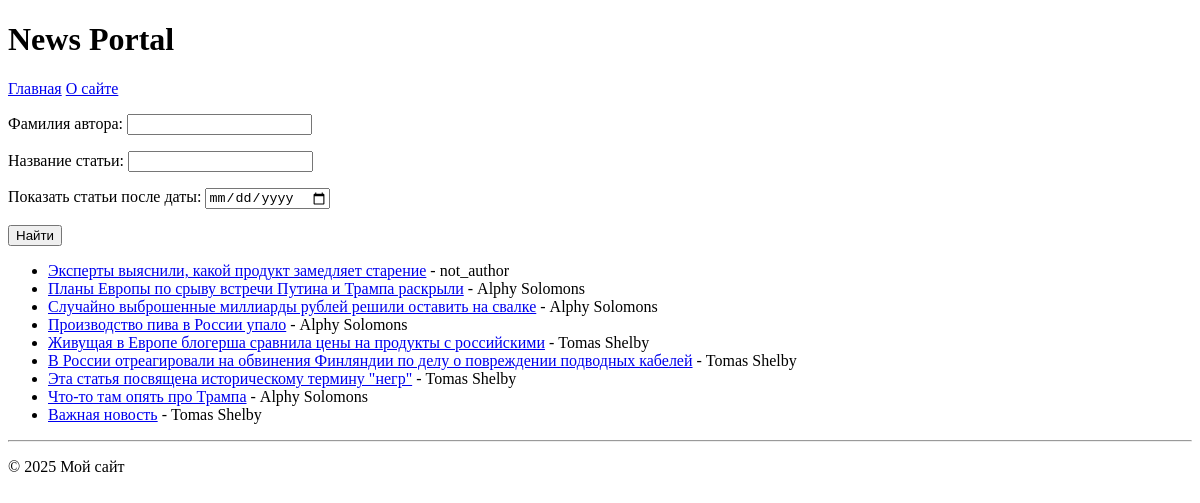
Page /news/search/ on the earlier database version.
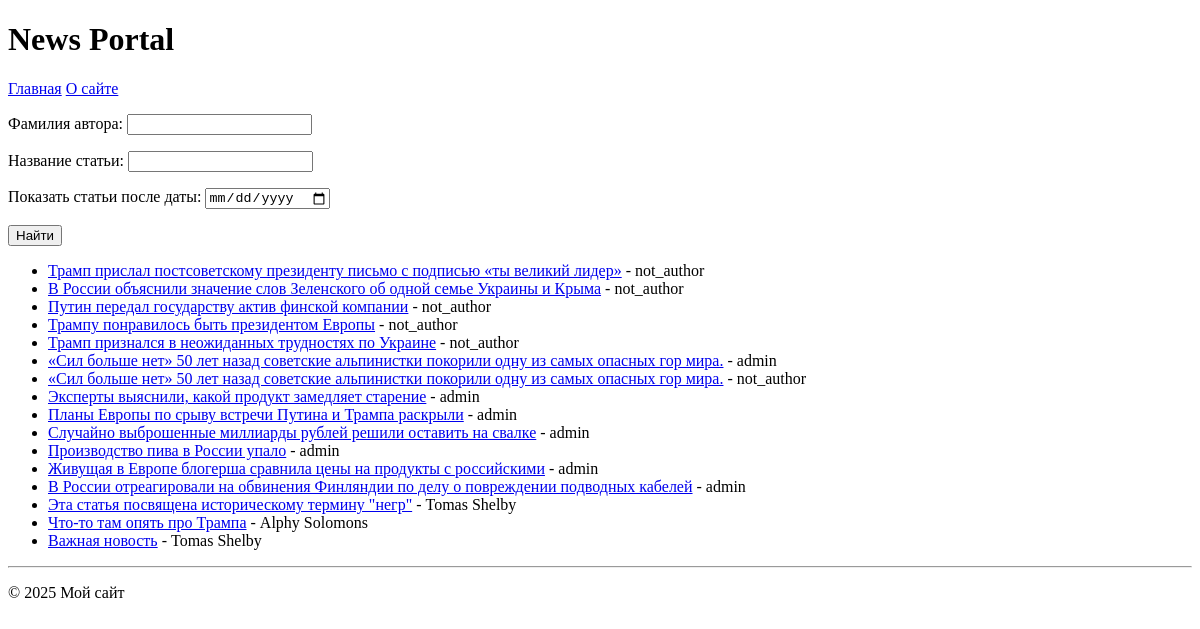
Same page on the later database version.
### News_Portal/models.py (models this page shows, shortened)
class Post(models.Model):
    author = models.ForeignKey(Author, on_delete=models.CASCADE)
    ARTICLE = 'article'
    NEWS = 'news'
    POST_CHOICES = [(ARTICLE, 'статья'), (NEWS, 'новость')]
    post_type = models.CharField(max_length=10, choices=POST_CHOICES, default=NEWS)
    categories = models.ManyToManyField(Category, through = 'PostCategory')
    post_origin = models.DateTimeField(auto_now_add=True)
    post_head = models.CharField(max_length=255, default=0)
    post_text = models.TextField(max_length=100000, default=0)
    post_rate = models.DecimalField(max_digits=2, decimal_places=1, default=0)

class Author(models.Model):
    user = models.OneToOneField(User, on_delete=models.CASCADE)
    author_rate = models.DecimalField(max_digits=4, decimal_places=1, default=Decimal('0.0'))
    def __str__(self):
        return self.user.username

### News_Portal/views.py (the view)
# urls.py: path('news/search/', NewsSearch.as_view(), name='news_search'),
class NewsSearch(ListView):
    model = Post
    template_name = 'news/news_search.html'
    context_object_name = 'news'
    def get_queryset(self):
        queryset = super().get_queryset()
        queryset = queryset.filter(post_type=Post.NEWS).order_by('-post_origin')
        self.filterset = NewsFilter(self.request.GET, queryset)
        return self.filterset.qs
    def get_context_data(self, **kwargs):
        context = super().get_context_data(**kwargs)
        context['filterset'] = self.filterset
        return context

### templates/news/news_search.html (shortened to what this page needs)
{% extends 'flatpages/default.html' %}
{% load censor %}
{% load custom_tags %}
{% block content %}
    <form action="" method="get">
        {{ filterset.form.as_p }}
        <input type="submit" value="Найти" />
    </form>
    <ul>
    {% for article in news %}
        <li><a href="{% url 'news_detail' article.id %} ">{{ article.post_head }}</a> - {{ article.author }}</li>
    {% empty %}
        <li>Нет результатов</li>
    {% endfor %}
</ul>
    <hr>
{% endblock content %}

Differences in the rows shown:
added Post: post_head "Трамп прислал постсоветскому президенту письмо с подписью «ты великий лидер»", author "not_author"
added Post: post_head "В России объяснили значение слов Зеленского об одной семье Украины и Крыма", author "not_author"
added Post: post_head "Путин передал государству актив финской компании", author "not_author"
added Post: post_head "Трампу понравилось быть президентом Европы", author "not_author"
added Post: post_head "Трамп признался в неожиданных трудностях по Украине", author "not_author"
added Post: post_head "«Сил больше нет» 50 лет назад советские альпинистки покорили одну из самых опасных гор мира.", author "admin"
added Post: post_head "«Сил больше нет» 50 лет назад советские альпинистки покорили одну из самых опасных гор мира.", author "not_author"
changed Post "Эксперты выяснили, какой продукт замедляет старение": author "not_author" → "admin"
changed Post "Планы Европы по срыву встречи Путина и Трампа раскрыли": author "Alphy Solomons" → "admin"
changed Post "Случайно выброшенные миллиарды рублей решили оставить на свалке": author "Alphy Solomons" → "admin"
changed Post "Производство пива в России упало": author "Alphy Solomons" → "admin"
changed Post "Живущая в Европе блогерша сравнила цены на продукты с российскими": author "Tomas Shelby" → "admin"
changed Post (number 13 of 16 on the later page): author "Tomas Shelby" → "admin"
